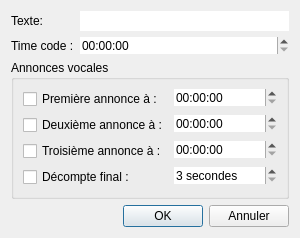
<?xml version="1.0" encoding="UTF-8"?>
<ui version="4.0">
 <class>EditEvent</class>
 <widget class="QDialog" name="EditEvent">
  <property name="geometry">
   <rect>
    <x>0</x>
    <y>0</y>
    <width>300</width>
    <height>234</height>
   </rect>
  </property>
  <property name="minimumSize">
   <size>
    <width>300</width>
    <height>0</height>
   </size>
  </property>
  <property name="windowTitle">
   <string>Nouvel évènement</string>
  </property>
  <property name="modal">
   <bool>true</bool>
  </property>
  <layout class="QVBoxLayout" name="verticalLayout">
   <item>
    <layout class="QFormLayout" name="FormLayoutEvent">
     <item row="0" column="0">
      <widget class="QLabel" name="LabelText">
       <property name="text">
        <string>Texte:</string>
       </property>
      </widget>
     </item>
     <item row="0" column="1">
      <widget class="QLineEdit" name="EditText">
       <property name="frame">
        <bool>false</bool>
       </property>
      </widget>
     </item>
     <item row="1" column="0">
      <widget class="QLabel" name="LabelTimeCode">
       <property name="text">
        <string>Time code :</string>
       </property>
      </widget>
     </item>
     <item row="1" column="1">
      <widget class="QTimeEdit" name="EditTimeCode">
       <property name="frame">
        <bool>false</bool>
       </property>
       <property name="displayFormat">
        <string>HH:mm:ss</string>
       </property>
      </widget>
     </item>
    </layout>
   </item>
   <item>
    <widget class="QGroupBox" name="BoxAnnounce">
     <property name="title">
      <string>Annonces vocales</string>
     </property>
     <property name="checked">
      <bool>false</bool>
     </property>
     <layout class="QFormLayout" name="formLayout">
      <item row="0" column="0">
       <widget class="QCheckBox" name="CheckFirstAnnounce">
        <property name="text">
         <string>Première annonce à :</string>
        </property>
       </widget>
      </item>
      <item row="0" column="1">
       <widget class="QTimeEdit" name="TimeFirstAnnounce">
        <property name="frame">
         <bool>false</bool>
        </property>
       </widget>
      </item>
      <item row="1" column="0">
       <widget class="QCheckBox" name="CheckSecondAnnounce">
        <property name="text">
         <string>Deuxième annonce à :</string>
        </property>
       </widget>
      </item>
      <item row="1" column="1">
       <widget class="QTimeEdit" name="TimeSecondAnnounce">
        <property name="frame">
         <bool>false</bool>
        </property>
       </widget>
      </item>
      <item row="2" column="0">
       <widget class="QCheckBox" name="CheckThirdAnnounce">
        <property name="text">
         <string>Troisième annonce à :</string>
        </property>
       </widget>
      </item>
      <item row="2" column="1">
       <widget class="QTimeEdit" name="TimeThrirdAnnounce">
        <property name="frame">
         <bool>false</bool>
        </property>
       </widget>
      </item>
      <item row="3" column="0">
       <widget class="QCheckBox" name="CheckFinalCountdown">
        <property name="text">
         <string>Décompte final :</string>
        </property>
       </widget>
      </item>
      <item row="3" column="1">
       <widget class="QSpinBox" name="SpinboxFinalCountdown">
        <property name="frame">
         <bool>false</bool>
        </property>
        <property name="suffix">
         <string> secondes</string>
        </property>
        <property name="minimum">
         <number>3</number>
        </property>
        <property name="maximum">
         <number>60</number>
        </property>
       </widget>
      </item>
     </layout>
    </widget>
   </item>
   <item>
    <layout class="QHBoxLayout" name="HLayoutButtons">
     <item>
      <spacer name="HSpacerButtons">
       <property name="orientation">
        <enum>Qt::Horizontal</enum>
       </property>
       <property name="sizeHint" stdset="0">
        <size>
         <width>40</width>
         <height>20</height>
        </size>
       </property>
      </spacer>
     </item>
     <item>
      <widget class="QPushButton" name="ButtonOK">
       <property name="text">
        <string>OK</string>
       </property>
      </widget>
     </item>
     <item>
      <widget class="QPushButton" name="ButtonCancel">
       <property name="text">
        <string>Annuler</string>
       </property>
      </widget>
     </item>
    </layout>
   </item>
  </layout>
 </widget>
 <resources/>
 <connections/>
</ui>
